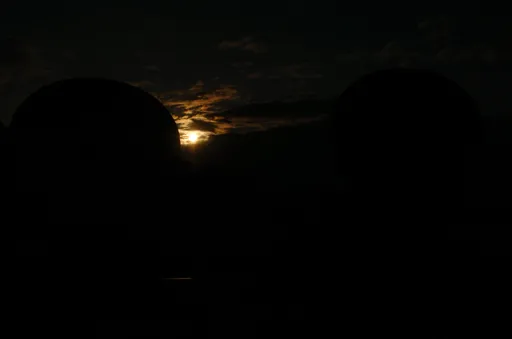
#> input picture exposure_fusion/images/input/img.png, 512 x 339 px; its folder holds only this picture in this run
$ python main.py
#> lines starting #> are read from the running program, lines starting #| are printed output that depends on the picture
# Python
import os
import sys
import math
import copy
# 3rd party
import cv2
import numpy


def cv_show(image, message="crane"):
    cv2.imshow(message, image)
    cv2.waitKey(0)
    cv2.destroyAllWindows()


def exposure_fusion(sequence, alphas=(1.0, 1.0, 1.0), best_illumination=0.5, sigma=0.2, eps=1e-12,
                    use_lappyr=True, use_gaussi=False, layers_num=5, scale=2.0):
    # 转化成 float 数据
#> called with sequence = array of shape (1, 339, 512, 3), alphas = (1, 1, 1), best_illumination = 0.5, sigma = 0.2, eps = 1e-12, use_lappyr = True, use_gaussi = True, layers_num = 7
    sequence = numpy.stack([it.astype("float32") / 255 for it in sequence], axis=0)
    S = len(sequence)
#> S = 1
    H, W, C = sequence[0].shape
#> H = 339; W = 512; C = 3
    # 准备一些中间变量
    laplace_kernel = numpy.array(([0, 1, 0], [1, -4, 1], [0, 1, 0]), dtype="float32")
    mse = lambda l, r: (l - r) * (l - r)
    best_illumination = numpy.full((H, W), best_illumination, dtype='float32')
    # 存放每张图像的权重图
    weights = []
    # 每张图像都求一个初始权重
    for s in range(S):
        # 从拉普拉斯求对比度
        gray = cv2.cvtColor(sequence[s], cv2.COLOR_BGR2GRAY)
        contrast = cv2.filter2D(gray, -1, laplace_kernel, borderType=cv2.BORDER_REPLICATE)
        contrast = numpy.abs(contrast)

        # 求饱和度
        mean = numpy.mean(sequence[s], axis=-1)
        saturation = numpy.sqrt(numpy.mean([mse(sequence[s][:, :, ch], mean) for ch in range(3)], axis=0))
        # 求亮度
        illumination = [numpy.exp(-0.5 * mse(sequence[s][:, :, ch], best_illumination) / (sigma * sigma)) for ch in
                        range(3)]
        illumination = numpy.prod(illumination, axis=0)


        # 三者加权
        cur_weight = numpy.power(contrast, alphas[0]) * numpy.power(saturation, alphas[1]) * numpy.power(illumination,
                                                                                                         alphas[2])

        weights.append(cur_weight)
#> this loop made 1 pass
#> pass 1, in exposure_fusion, `contrast = cv2.filter2D(gray, -1, laplace_kernel, borderType=cv2.BORDE..`:
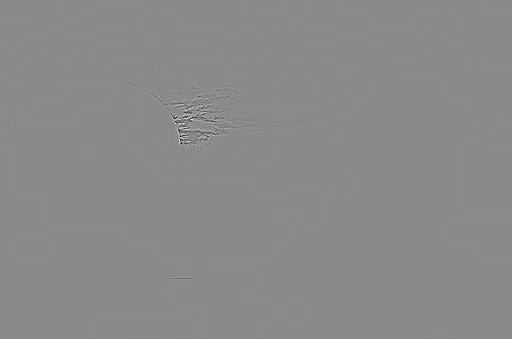
#> contrast: shape (339, 512) float32; min -0.911, max 0.767, mean 1.12e-12; drawn with min black and max white
#> after the loop:
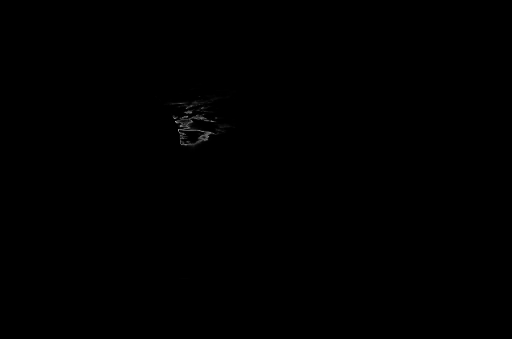
#> illumination: shape (339, 512) float32; min 8.48e-05, max 0.659, mean 0.00104
#> after the loop, weights = 1 item
    # 归一化
    normalize = lambda x: x / numpy.expand_dims(numpy.sum(x, axis=0), axis=0)
    weights = numpy.stack(weights, axis=0)
    weights += eps
    weights = normalize(weights)
    # 这里要把 sequence 还原回来
    sequence *= 255;
    # 粗糙的融合
    origin_fusion = numpy.sum(numpy.stack([weights, weights, weights], axis=-1) * sequence, axis=0)
    origin_fusion = numpy.clip(origin_fusion, 0, 255).astype("uint8")
#> origin_fusion is the input picture: shape (339, 512, 3); mean B, G, R 2.8, 4.2, 4.3
    results = {"naive": origin_fusion}
    # 是否用高斯 kandaozhe
    if (use_gaussi == True):
        # 使用高斯模糊对 weights 做模糊
        smoothed_weights = numpy.stack([cv2.GaussianBlur(w, (101, 101), 17) for w in weights], axis=0)
        smoothed_weights = normalize(smoothed_weights)
        smoothed_fusion = numpy.sum(
            numpy.stack([smoothed_weights, smoothed_weights, smoothed_weights], axis=-1) * sequence, axis=0)
        smoothed_fusion = numpy.clip(smoothed_fusion, 0, 255).astype("uint8")
        results.update({"gaussi_smoothed": smoothed_fusion})
    # 是否用拉普拉斯
    if (use_lappyr == True):

        # 根据最高分辨率的图像 high_res, 得到高度 layers 的高斯金字塔
        def build_gaussi_pyramid(high_res, layers):
#> called with layers = 7
            this_flash = [high_res]
            for i in range(1, layers):
                # 先对当前权重做高斯模糊, 然后下采样
                blurred = cv2.GaussianBlur(this_flash[i - 1], (5, 5), 0.83)
                blurred = blurred[::2, ::2]
                this_flash.append(blurred)
#> after the loop, this_flash = 7 items
            return this_flash

        # 根据已知的高斯金字塔, 从最底层开始上采样, 得到每一个尺度的 laplace 细节
        def build_laplace_pyramaid(gaussi_pyramid, layers):
            upsampled = gaussi_pyramid[layers - 1]
            pyramid = [upsampled]
            for i in range(layers - 1, 0, -1):
                size = (gaussi_pyramid[i - 1].shape[1], gaussi_pyramid[i - 1].shape[0])
                # upsampled = cv2.resize(upsampled, size) # 假如我一直上采样呢
                upsampled = cv2.resize(gaussi_pyramid[i], size)
                pyramid.append(gaussi_pyramid[i - 1] - upsampled)
            pyramid.reverse()  # 目前分辨率都是从高到低排列的
            return pyramid

        # 求每张图的权重的高斯金字塔
        sequence_weights_pyramids = [build_gaussi_pyramid(weights[s], layers_num) for s in range(S)]
#> sequence_weights_pyramids = 1 item
        # 求每张图的高斯金字塔, 以求 laplace
        sequence_gaussi_pyramids = [build_gaussi_pyramid(sequence[s], layers_num) for s in range(S)]
#> sequence_gaussi_pyramids = 1 item
        # 求每张图的 laplace 金字塔
        sequence_laplace_pyramids = [build_laplace_pyramaid(sequence_gaussi_pyramids[s], layers_num) for s in range(S)]
#> the loop in build_laplace_pyramaid, `for i in range(layers - 1, 0, -1):` made 6 passes
#> pass 2, in build_laplace_pyramaid, `upsampled = cv2.resize(gaussi_pyramid[i], size)`:
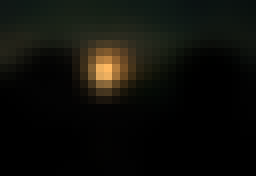
#> upsampled: shape (22, 32, 3) float32 (shown 8 times larger); mean of channels 0, 1, 2 3, 4.4, 4.3; drawn with min black and max white
#> after the loop in build_laplace_pyramaid, `for i in range(layers - 1, 0, -1):`: pyramid = 7 items
#> sequence_laplace_pyramids = 1 item
        # 这里可以归一化
        # 每一个尺度, 融合一系列图像的的 laplace 细节, 得到一个融合的 laplace 金字塔
        fused_laplace_pyramid = [numpy.sum([sequence_laplace_pyramids[k][n] *
                                            numpy.atleast_3d(sequence_weights_pyramids[k][n]) for k in range(S)],
                                           axis=0) for n in range(layers_num)]
#> fused_laplace_pyramid = 7 items

        # 先从最底层的图像开始, 每次上采样都加上同等尺度的 laplace 细节
        start = fused_laplace_pyramid[layers_num - 1]
        for i in range(layers_num - 2, -1, -1):
            upsampled = cv2.resize(start, (fused_laplace_pyramid[i].shape[1], fused_laplace_pyramid[i].shape[0]))
            start = fused_laplace_pyramid[i] + upsampled
#> this loop made 6 passes
#> pass 2, in exposure_fusion, `start = fused_laplace_pyramid[i] + upsampled`:
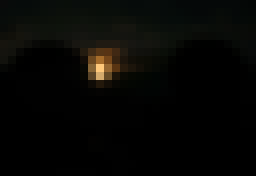
#> start: shape (22, 32, 3) float32 (shown 8 times larger); mean of channels 0, 1, 2 2.9, 4.2, 4.2; drawn with min black and max white
        # 灰度值截断在 0-255 之间
        start = numpy.clip(start, 0, 255).astype("uint8")
        # 放到结果列表中
        results.update({"laplace_pyramid": start})

    return results


images_dir = "./images/input"
save_dir = "./images/output"
os.makedirs(save_dir, exist_ok=True)

# 读取图片
images_list = [os.path.join(images_dir, it) for it in os.listdir(images_dir)]
sequence = numpy.stack([cv2.imread(name) for name in images_list])

# 曝光融合
fused_results = exposure_fusion(sequence, use_lappyr=True, use_gaussi=True, layers_num=7)
#> fused_results = 3 items

# 展示与保存
for l, r in fused_results.items():
    cv_show(r, l)
    cv2.imwrite(os.path.join(save_dir, l + ".png"), r, [cv2.IMWRITE_PNG_COMPRESSION, 0])
#> this loop made 3 passes
#> l on passes 1 to 3: 'naive', 'gaussi_smoothed', 'laplace_pyramid'
